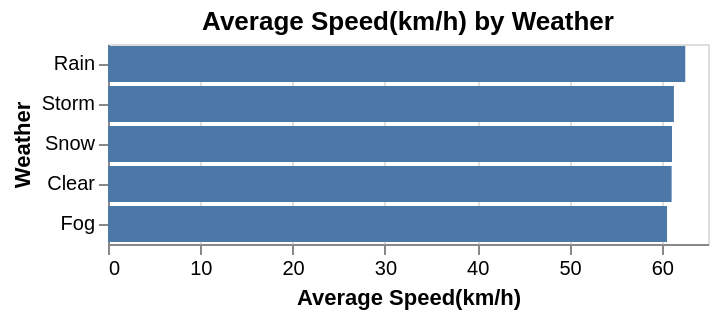

The notebook cell this image was saved under:
### Code cell
# Show Average Temperature by country
columns_to_average = ['Avg_Speed(km/h)', 'Visibility(m)', 'temperature', 'Latitude', 'Longitude']
weather_averages = df.groupby('Weather')[columns_to_average].mean().reset_index()

chart_weather = alt.Chart(weather_averages).mark_bar().encode(
    x=alt.X('Avg_Speed(km/h):Q', title='Average Speed(km/h)'),
    y=alt.Y('Weather:N', title='Weather', sort ='-x'),
    tooltip=[
        alt.Tooltip('Weather:N', title='weather'),
        alt.Tooltip('Avg_Speed(km/h):Q', title= 'Avg. Weath', format='.1f')
    ]    
).properties(
    title= 'Average Speed(km/h) by Weather'
).interactive()

# chart_temp.save('barchart_avg_weather.json')

chart_weather

### Figure 1 — Vega-Lite specification as saved in the notebook (floating-point values rounded to 4 significant figures)
{"config": {"view": {"continuousWidth": 300, "continuousHeight": 300}}, "data": {"name": "data-91c1b76883744907aaf090f7fec63ddb"}, "mark": {"type": "bar"}, "encoding": {"tooltip": [{"field": "Weather", "title": "weather", "type": "nominal"}, {"field": "Avg_Speed(km/h)", "format": ".1f", "title": "Avg. Weath", "type": "quantitative"}], "x": {"field": "Avg_Speed(km/h)", "title": "Average Speed(km/h)", "type": "quantitative"}, "y": {"field": "Weather", "sort": "-x", "title": "Weather", "type": "nominal"}}, "params": [{"name": "param_1e9efca18e7a2868", "select": {"type": "interval", "encodings": ["x", "y"]}, "bind": "scales"}], "title": "Average Speed(km/h) by Weather", "$schema": "https://vega.github.io/schema/vega-lite/v6.4.1.json", "datasets": {"data-91c1b76883744907aaf090f7fec63ddb": [{"Weather": "Clear", "Avg_Speed(km/h)": 61.06, "Visibility(m)": 5173.0, "temperature": 34.69, "Latitude": 22.77, "Longitude": 82.54}, {"Weather": "Fog", "Avg_Speed(km/h)": 60.56, "Visibility(m)": 5016.0, "temperature": 34.93, "Latitude": 22.57, "Longitude": 82.42}, {"Weather": "Rain", "Avg_Speed(km/h)": 62.54, "Visibility(m)": 4997.0, "temperature": 35.1, "Latitude": 22.44, "Longitude": 82.49}, {"Weather": "Snow", "Avg_Speed(km/h)": 61.1, "Visibility(m)": 5137.0, "temperature": 35.03, "Latitude": 22.25, "Longitude": 82.39}, {"Weather": "Storm", "Avg_Speed(km/h)": 61.31, "Visibility(m)": 4916.0, "temperature": 34.75, "Latitude": 22.84, "Longitude": 82.54}]}}
